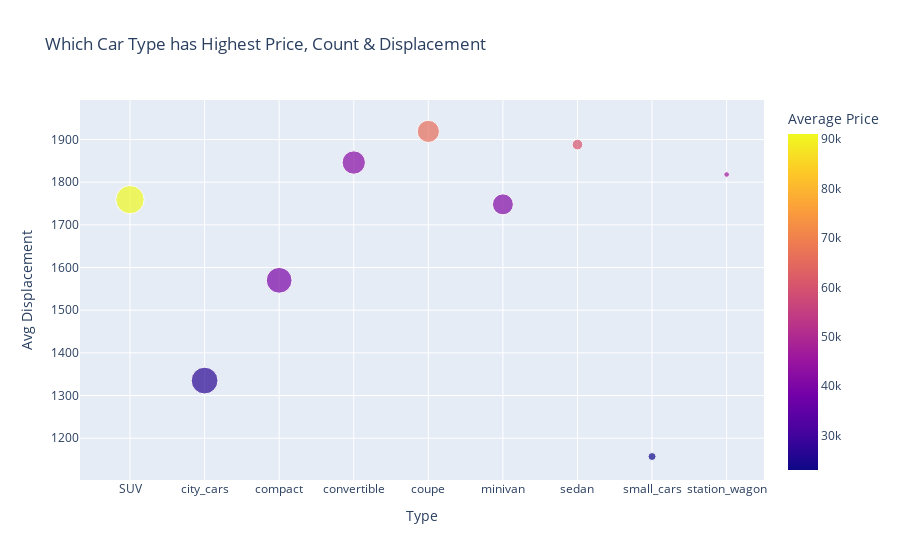

This figure's notebook cell:
### Code cell
# Trying to investigate Which Car Type has Highest Price, Count & Displacement
fig = px.scatter(df4, x="Type", y="Displacement_cm3",
	         size=numberTypes, color="Average Price", 
			 title='Which Car Type has Highest Price, Count & Displacement',
			 labels={ "Displacement_cm3": "Avg Displacement", "size": "Count"}
			)
fig.show()

### Figure 1 — Plotly figure (JSON) as saved in the notebook; plotly's stock layout.template omitted (floating-point values rounded to 4 significant figures)
{"data": [{"hovertemplate": "Type=%{x}<br>Avg Displacement=%{y}<br>Count=%{marker.size}<br>Average Price=%{marker.color}<extra></extra>", "legendgroup": "", "marker": {"color": [91047, 26772, 39468, 41644, 65954, 41059, 60157, 22997, 46258], "coloraxis": "coloraxis", "size": [35370, 31691, 29387, 24031, 21699, 19418, 5001, 2826, 1411], "sizemode": "area", "sizeref": 88.42, "symbol": "circle"}, "mode": "markers", "name": "", "orientation": "v", "showlegend": false, "type": "scatter", "x": ["SUV", "city_cars", "compact", "convertible", "coupe", "minivan", "sedan", "small_cars", "station_wagon"], "xaxis": "x", "y": [1759, 1335, 1570, 1846, 1919, 1748, 1888, 1157, 1818], "yaxis": "y"}], "layout": {"coloraxis": {"colorbar": {"title": {"text": "Average Price"}}, "colorscale": [[0, "#0d0887"], [0.1111, "#46039f"], [0.2222, "#7201a8"], [0.3333, "#9c179e"], [0.4444, "#bd3786"], [0.5556, "#d8576b"], [0.6667, "#ed7953"], [0.7778, "#fb9f3a"], [0.8889, "#fdca26"], [1, "#f0f921"]]}, "legend": {"itemsizing": "constant", "tracegroupgap": 0}, "title": {"text": "Which Car Type has Highest Price, Count & Displacement"}, "xaxis": {"anchor": "y", "domain": [0, 1], "title": {"text": "Type"}}, "yaxis": {"anchor": "x", "domain": [0, 1], "title": {"text": "Avg Displacement"}}}}
